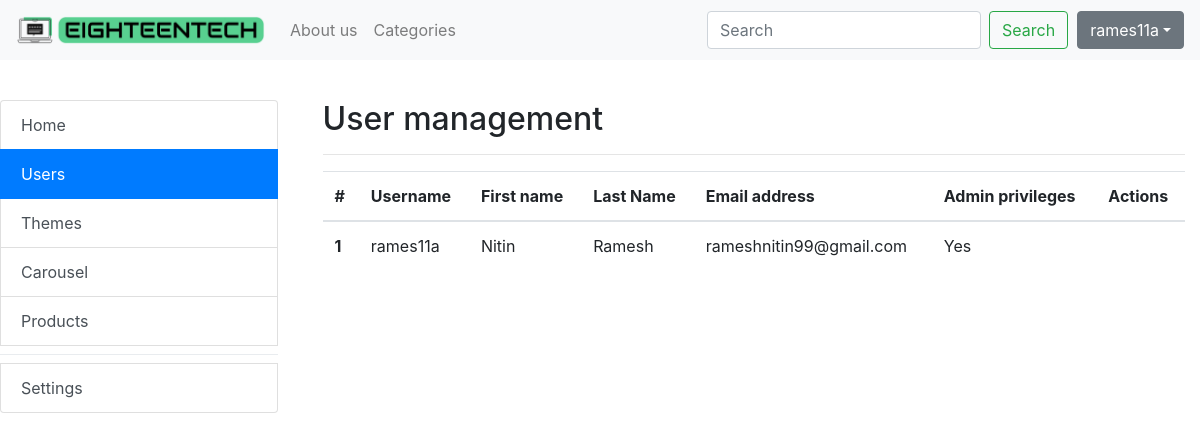
Page /admin.php?page=userman (signed in) on the earlier database version.
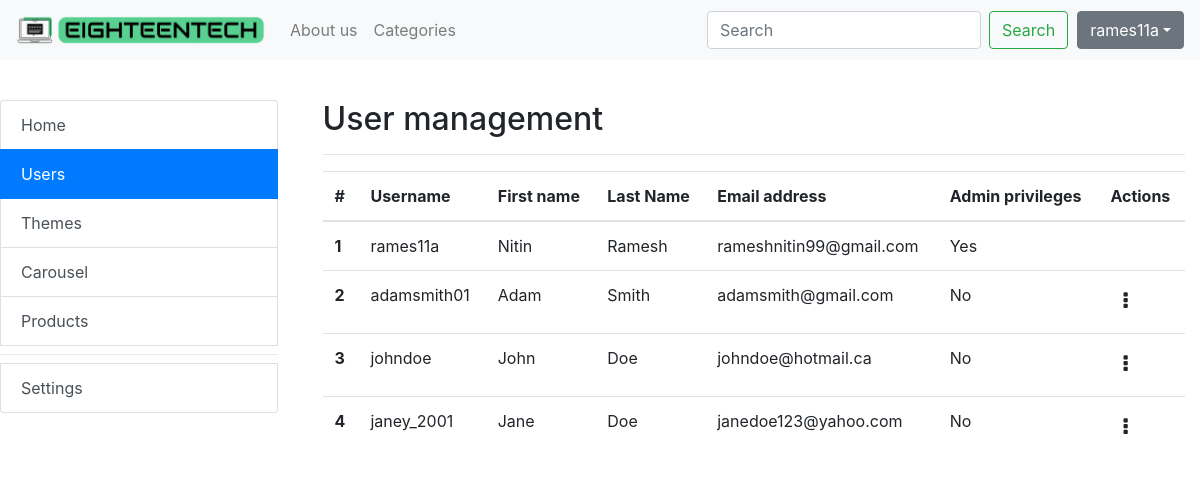
Same page on the later database version.
### tables this page shows
CREATE TABLE users (
    	 id INT NOT NULL PRIMARY KEY AUTO_INCREMENT,
    	 username VARCHAR(50) NOT NULL UNIQUE,
       emailaddress VARCHAR(50) NOT NULL,
	     first_name VARCHAR(50) NOT NULL,
	     last_name VARCHAR(50) NOT NULL,
    	 password VARCHAR(255) NOT NULL,
       is_admin BOOLEAN NOT NULL,
    	 created_at DATETIME DEFAULT CURRENT_TIMESTAMP
);

### admin/adminUserManagement.php (the view, shortened to what this page needs)
<div class="container">
	<h2>User management</h2>
  <hr>
  <table class="table table-hover">
  <thead>
    <tr>
      <th scope="col">#</th>
      <th scope="col">Username</th>
      <th scope="col">First name</th>
      <th scope="col">Last Name</th>
      <th scope="col">Email address</th>
      <th scope="col">Admin privileges</th>
      <th scope="col">Actions</th>
    </tr>
  </thead>
  <tbody>
  <?php
  require_once "config.php";
   $query = "SELECT id, username, emailaddress, first_name, last_name, is_admin FROM users ";
   $result = mysqli_query($link, $query);
   while ($row = mysqli_fetch_array($result)) {
       echo '<tr>
              <th scope="row">'.$row['id'].'</th>
              <td>'.$row['username'].'</td>
              <td>'.$row['first_name'].'</td>
              <td>'.$row['last_name'].'</td>
              <td>'.$row['emailaddress'].'</td>';
              if($row['is_admin']==1){
                echo '<td>Yes</td>';
              }
              else{
                echo '<td>No</td>';
                echo '<td>
                      <div class="dropdown">
                        <button type="button" class="btn btn-default" id="dropdownMenuButton" data-toggle="dropdown" aria-haspopup="true" aria-expanded="false">
                            <i style="font-size:20px;" class="fa fa-ellipsis-v"></i>
                        </button>
                        <div class="dropdown-menu dropdown-menu-right" aria-labelledby="dropdownMenuButton">
                          <a class="dropdown-item" href="/changepermissions.php?userid='.$row['id'].'&action='.$row['is_admin'].'">Give admin privileges</a>
                          <a class="dropdown-item" href="/removeuser.php?userid='.$row['id'].'">Delete user</a>
                        </div>
                      </div>
                      </td>';
              }
      echo '</tr>';
   }
?>
</tbody>
</table>
</div>

### admin.php (shortened to what this page needs)
<?php
if (!isset ($_GET['page']) ) {
  $page = "admininfo";
} else {
  $page = $_GET['page'];
}
?>
<!DOCTYPE html>
<html>
<head>
  		<link rel="stylesheet" href="https://maxcdn.bootstrapcdn.com/bootstrap/4.4.1/css/bootstrap.min.css">
      <link rel="stylesheet" href="https://cdnjs.cloudflare.com/ajax/libs/font-awesome/4.7.0/css/font-awesome.min.css">
</head>
<body>
  <div>
  <?php $IPATH = $_SERVER["DOCUMENT_ROOT"]."/assets/php/"; include($IPATH."navbar.php"); ?>
</div>
  <div class="row" style="margin-top:100px">
	  <div class="col-xl-3">
		  <?php $IPATH = $_SERVER["DOCUMENT_ROOT"]."/assets/php/"; include($IPATH."admin_sidenav.php"); ?>
	  </div>
	  <div class="col-xl-9">
		  <div class="tab-content">
          <div class="tab-pane fade <?php echo ($page == "userman"? 'show active':''); ?>">
            <?php $IPATH = $_SERVER["DOCUMENT_ROOT"]."/admin/"; include($IPATH."adminUserManagement.php"); ?>
          </div>
    </div>
	  </div>
</div>
</body>
</html>

### assets/php/navbar.php (shortened to what this page needs)
<nav class="navbar fixed-top navbar-expand-lg navbar-light bg-light">
	<a class="navbar-brand" href="./index.php">
		<img src="../../images/horizontal-logo.png" style="width: 250px">
	</a>
	<div class="collapse navbar-collapse" id="navbarSupportedContent1">
	 	<ul class="navbar-nav mr-auto">
	      <li class="nav-item" > <a class="nav-link" id="nav_aboutus" href="./aboutus.php">About us</a> </li>
	      <li class="nav-item" > <a class="nav-link" id="nav_categories" href="./categories.php">Categories</a> </li>
        </ul>
	    <form class="form-inline my-2 my-lg-0" action="search.php" method="GET">
	      <input class="form-control mr-sm-2" type="search" placeholder="Search" aria-label="Search" name="query" required >
	      <button class="btn btn-outline-success my-2 my-sm-0" type="submit" value="Search">Search</button>
        </form>&nbsp;&nbsp;
				<div id="loginButton">
				<?php
				if(!isset($_SESSION["loggedin"]) || $_SESSION["loggedin"] !== true){
				    echo '<a href="./login.php"><button class="btn btn-outline-dark my-2 my-sm-0">Login/Signup</button></a>';
				}
				else{
					echo '<div class="dropdown">
 									<button class="btn btn-secondary dropdown-toggle" type="button" id="dropdownMenuButton" data-toggle="dropdown" aria-haspopup="true" aria-expanded="false">'.htmlspecialchars($_SESSION["username"]).'</button>
 									<div class="dropdown-menu dropdown-menu-right" aria-labelledby="dropdownMenuButton">
   									<a class="dropdown-item" href="./user.php">View profile</a>
   									<a class="dropdown-item" href="./logout.php">Log out</a>
 									</div>
								</div>';
				}
				?>
			</div>
     </div>
   </nav>

### assets/php/admin_sidenav.php (shortened to what this page needs)
<?php
if (!isset ($_GET['page']) ) {
  $adminpage = "admininfo";
} else {
  $adminpage = $_GET['page'];
}
?>
<div class="list-group" id="list-tab" role="tablist">
      <a class="list-group-item list-group-item-action <?php echo ($adminpage == "admininfo"? 'active':''); ?>"  href="./admin.php?page=admininfo" role="tab">Home</a>
      <a class="list-group-item list-group-item-action <?php echo ($adminpage == "userman"? 'active':''); ?>"  href="./admin.php?page=userman" role="tab">Users</a>
      <a class="list-group-item list-group-item-action <?php echo ($adminpage == "themes"? 'active':''); ?>"  href="./admin.php?page=themes" role="tab">Themes</a>
      <a class="list-group-item list-group-item-action <?php echo ($adminpage == "carousel"? 'active':''); ?>"  href="./admin.php?page=carousel" role="tab">Carousel</a>
      <a class="list-group-item list-group-item-action <?php echo ($adminpage == "manageprod"? 'active':''); ?>"  href="./admin.php?page=manageprod" role="tab">Products</a>
      <div class="dropdown-divider"></div>
      <a class="list-group-item list-group-item-action <?php echo ($adminpage == "settings"? 'active':''); ?>" href="./admin.php?page=settings" role="tab">Settings</a>
    </div>

Differences in the rows shown:
added users: id "2", username "adamsmith01", first_name "Adam", last_name "Smith", emailaddress "adamsmith@gmail.com"
added users: id "3", username "johndoe", first_name "John", last_name "Doe", emailaddress "johndoe@hotmail.ca"
added users: id "4", username "janey_2001", first_name "Jane", last_name "Doe", emailaddress "janedoe123@yahoo.com"
